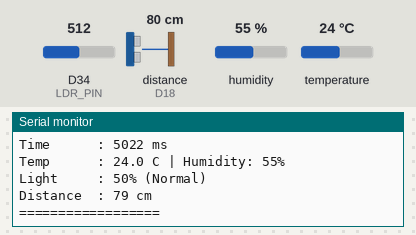
This sketch was run on a simulated Arduino Due. Shown: the last lines printed to the serial monitor. Wiring (inferred from the names in the program): ultrasonic range finder: trigger D5; echo D18. The inputs (shaded band) are chosen by the test bench; at power-on: D34 (LDR_PIN) = 512, distance to the obstacle (sensor on D18) 80 cm, humidity 55 %, temperature 24 °C (analog values on the 0–1023 scale). The echo pulse lasts 58.3 µs per cm.

Above: at 5.8 s.
5.9 s: D34 (LDR_PIN) set to 306
At 11.3 s:
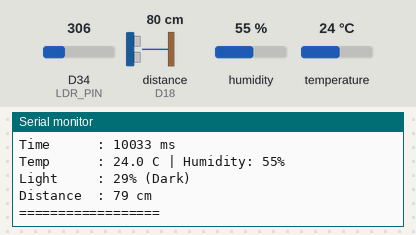
16.5 s: D34 (LDR_PIN) set to 992
At 20.9 s:
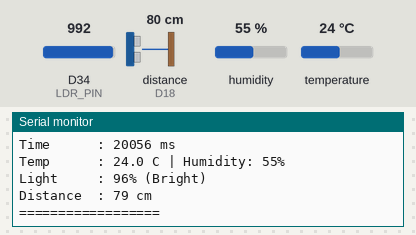
26.5 s: distance to the obstacle (sensor on D18) set to 2 cm
At 31.6 s:
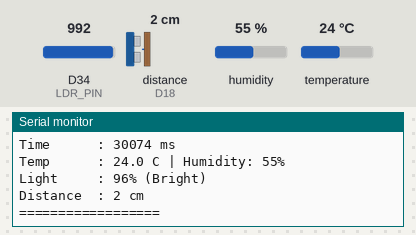
32.5 s: humidity set to 22 %
38.5 s: temperature set to 12 °C
44.5 s: distance to the obstacle (sensor on D18) set to 4 cm
At 46.2 s:
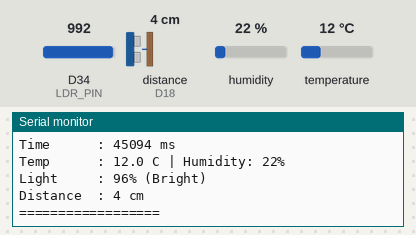
Timing chart, 0 to 47.7 s (numbered marks = the images above; inputs shaded):
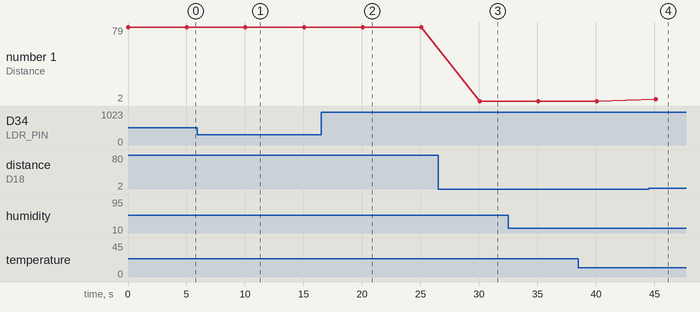

The sketch:

Multi-Sensor_Data_Logger.ino
```cpp
#include <DHT.h>

#define DHTPIN 4
#define DHTTYPE DHT22

#define LDR_PIN 34
#define TRIG_PIN 5
#define ECHO_PIN 18

DHT dht(DHTPIN, DHTTYPE);

long getDistance()
{
  digitalWrite(TRIG_PIN, LOW);
  delayMicroseconds(2);

  digitalWrite(TRIG_PIN, HIGH);
  delayMicroseconds(10);

  digitalWrite(TRIG_PIN, LOW);

  long duration = pulseIn(ECHO_PIN, HIGH, 30000);

  if (duration == 0)
    return -1;

  return duration * 0.0343 / 2;
}

void setup()
{
  Serial.begin(115200);

  dht.begin();

  pinMode(TRIG_PIN, OUTPUT);
  pinMode(ECHO_PIN, INPUT);

  analogReadResolution(10);
}

void loop()
{
  float temperature = dht.readTemperature();
  float humidity = dht.readHumidity();

  int rawLDR = analogRead(LDR_PIN);

  int lightPercent = map(rawLDR, 0, 1023, 0, 100);

  lightPercent = constrain(lightPercent, 0, 100);

  String lightState;

  if (lightPercent >= 70)
    lightState = "Bright";
  else if (lightPercent >= 40)
    lightState = "Normal";
  else
    lightState = "Dark";

  long distance = getDistance();

  Serial.println("=== SENSOR LOG ===");

  Serial.print("Time      : ");
  Serial.print(millis());
  Serial.println(" ms");

  Serial.print("Temp      : ");

  if (isnan(temperature))
    Serial.print("Error");
  else
  {
    Serial.print(temperature, 1);
    Serial.print(" C");
  }

  Serial.print(" | Humidity: ");

  if (isnan(humidity))
    Serial.print("Error");
  else
  {
    Serial.print(humidity, 0);
    Serial.print("%");
  }

  Serial.println();

  Serial.print("Light     : ");
  Serial.print(lightPercent);
  Serial.print("% (");
  Serial.print(lightState);
  Serial.println(")");

  Serial.print("Distance  : ");

  if (distance == -1)
    Serial.println("Out of Range");
  else
  {
    Serial.print(distance);
    Serial.println(" cm");
  }

  Serial.println("==================");
  Serial.println();

  delay(5000);
}
```

Measured:
- after the input at 5.9 s, the serial monitor: prints a new line after 4.1 s (image 1)
- after the input at 16.5 s, the serial monitor: prints a new line after 3.6 s (image 2)
- after the input at 26.5 s, the serial monitor: prints a new line after 3.6 s (image 3)
- after the input at 44.5 s, the serial monitor: prints a new line after 0.60 s (image 4)
- plotted number 1: 79 → 2 after the input at 26.5 s, 2 → 4 after the input at 44.5 s
